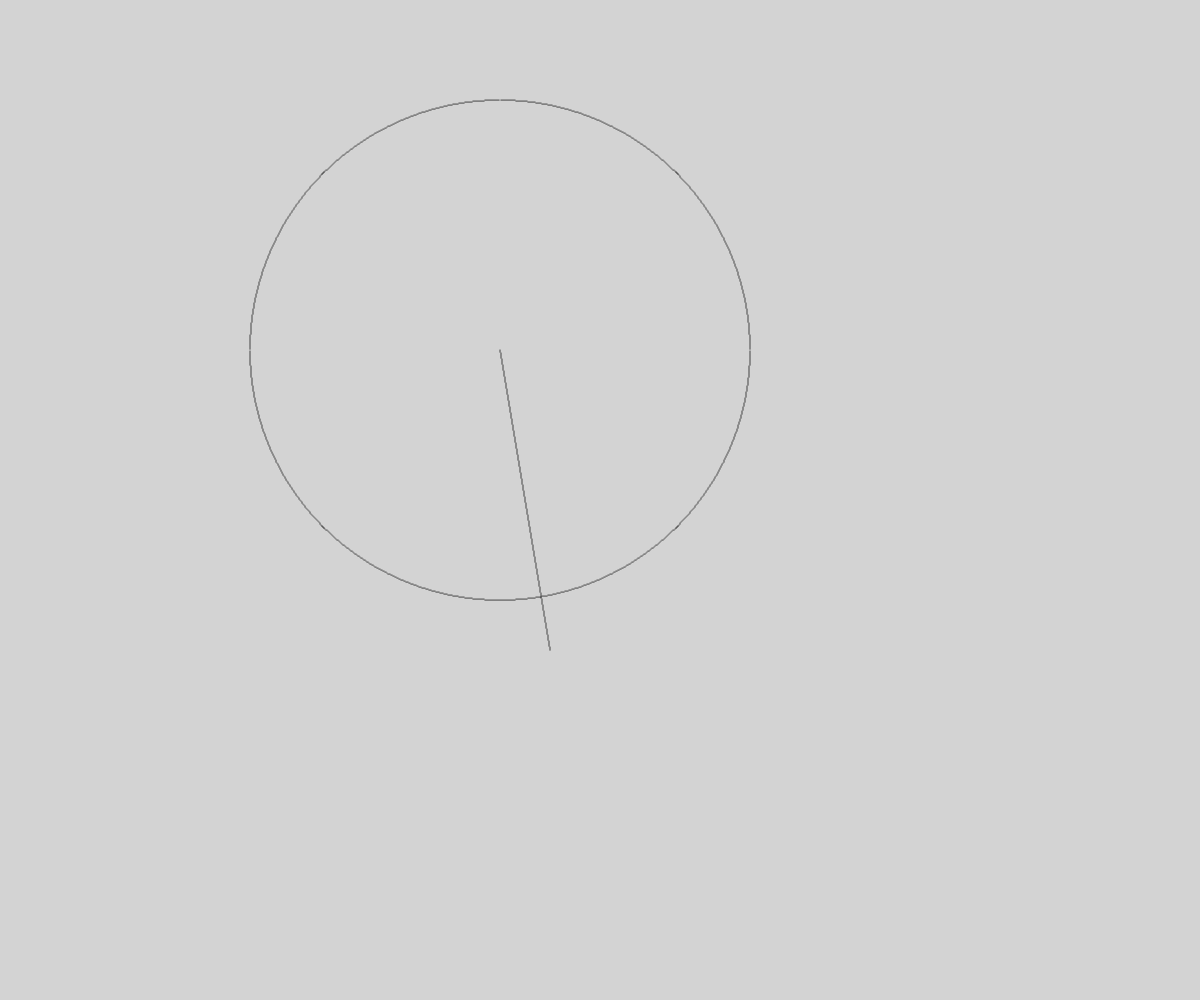
Frame 1 (no input)
Frame 60 (no input): identical to frame 1, image omitted
Frame 120 (the mouse pressed at the canvas centre since frame 60): identical to frame 1, image omitted

The p5.js sketch that drew this single still picture (run headless with seeded random() and noise() and a simulated clock; from frame 60 on, the mouse is pressed at the canvas centre):

// p5.js sketch
// ── sketch.js
let xc, yc, r
let x1, y1, x2, y2
let diameter, data

function setup() {
	createCanvas(windowWidth,windowHeight)
	background(211)
	midpoint_circle_drawing(500, 350, 250)
	//bresenham_line_drawing(500, 350, 600, 173)
	bresenham_line_drawing(500, 350, 550, 650)
}

function midpoint_circle_drawing(xc, yc, r) {
	let x = 0, y = r
	let p
	point(x + xc, y + yc)
	if (Number.isInteger) {
		p = 1 - r
	} else {
		p = (5/4) - r
	}
	while (x <= y) {
		if (p < 0) {
			x = x + 1
			p = p + (2 * x) + 1
		} else {
			x = x + 1
			y = y - 1
			p = p + (2 * x) - (2 * y) + 1
		}
		point(x + xc, y + yc)
		point(-x + xc, y + yc)
		point(x + xc, -y + yc)
		point(-x + xc, -y + yc)
		point(y + xc, x + yc)
		point(-y + xc, x + yc)
		point(y + xc, -x + yc)
		point(-y + xc, -x + yc)
	}
}

function bresenham_line_drawing(x1, y1, x2, y2) {
	let m = (y2 - y1) / (x2 - x1)
	let dx = abs(x2 - x1)
	let dy = abs(y2 - y1)
	let x = x1, y = y1
	let i = 1
	point(x, y)
	if (abs(m) < 1) {
		let p = (2 * dy) - dx;
		while (i <= dx) {
			if (p < 0) {
				x = x + 1
				p = p + (2 * dy)
			} else {
				x = x + 1
				y = y + 1
				p = p + (2 * dy) - (2 * dx)
			}
			point(x, y)
			i++
		}
	} else { 
		let p = (2 * dx) - dy;
		while (i <= dy) {
			if (p < 0) {
				y = y + 1
				p = p + (2 * dx)
			} else {
				x = x + 1
				y = y + 1
				p = p + (2 * dx) - (2 * dy);
			}
			point(x, y)
			i++;
		}
	}
}

function pie_chart(diameter, data) {
	let lastAngle = 0;
	for (let i = 0; i < data.length; i++) {
	  let gray = map(i, 0, data.length, 0, 255);
	  fill(gray);
	  arc(width/2, height/2, diameter, diameter, lastAngle, lastAngle+radians(angles[i]));
	  lastAngle += radians(angles[i]);
	}
}

function draw() {

}
